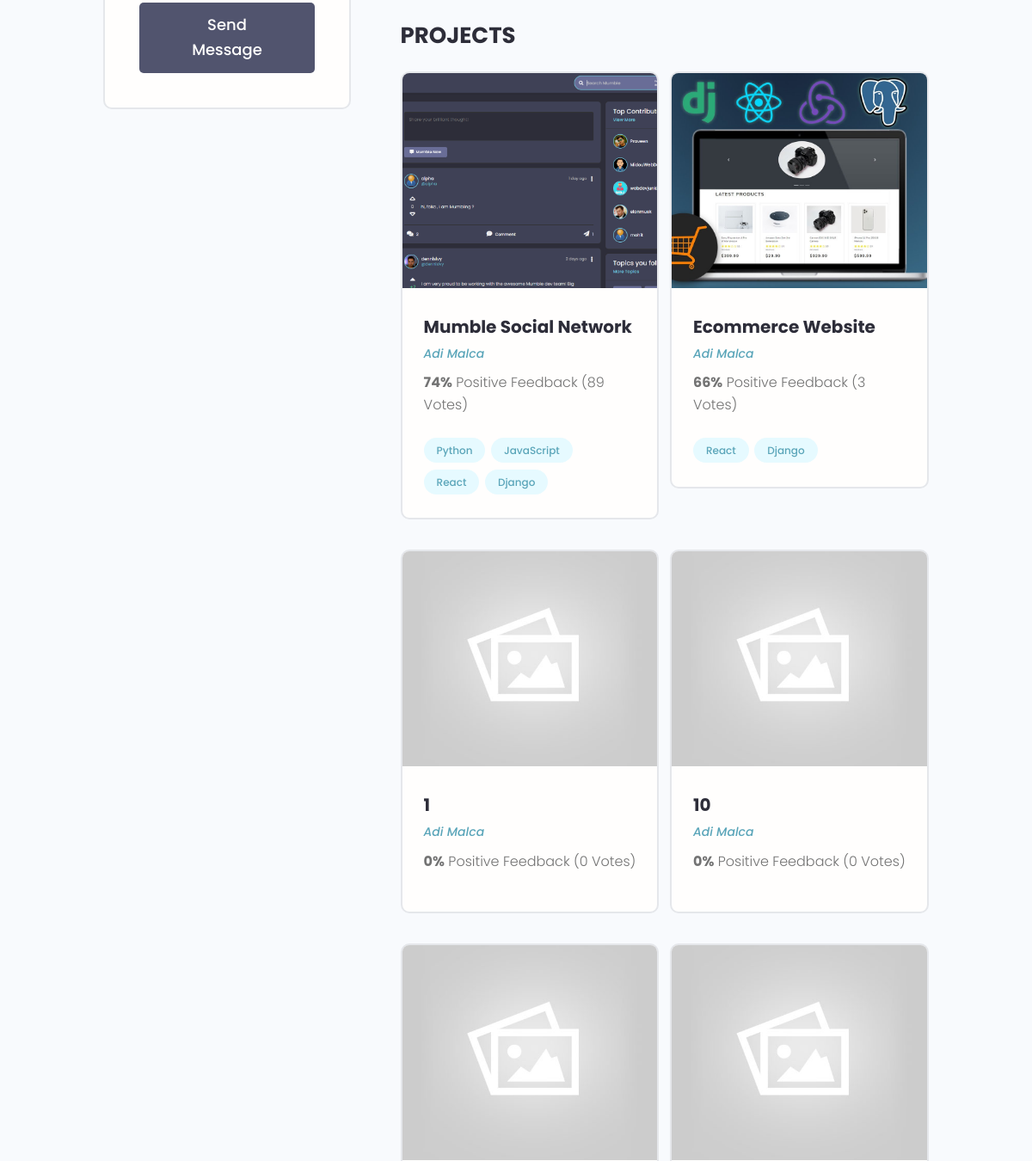
The page /profile/438e5cf8-a217-4fa4-ac24-8e92073e0fa1/ (middle part) on the database as committed earlier.
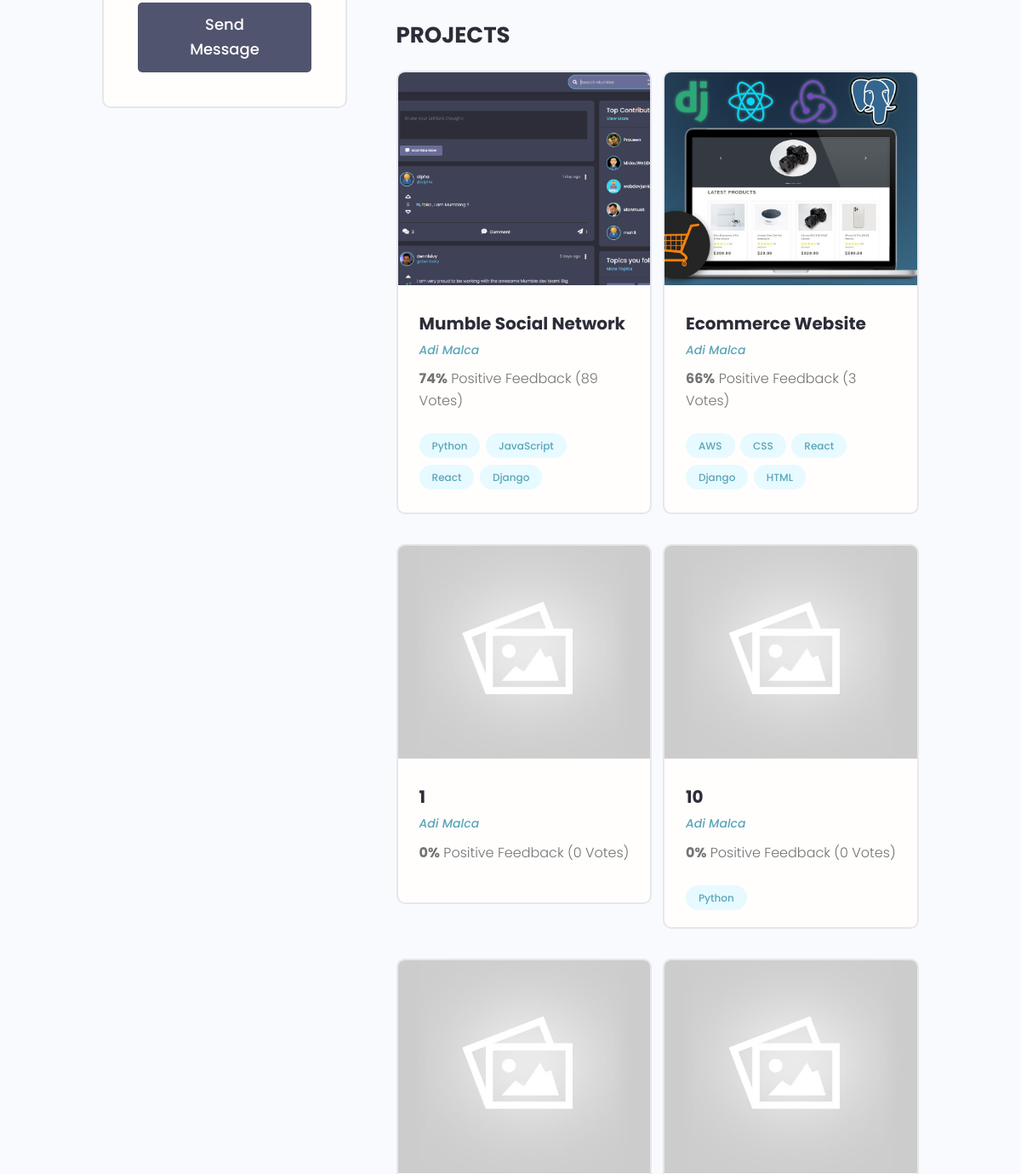
The same page on the database as committed later.
### projectsApp/models.py (models this page shows, shortened)
class Project(models.Model):
    owner = models.ForeignKey(Profile, null=True, blank=True, on_delete=models.CASCADE) # We want to connect a project to a specific user profile - many-to-one relationship
    title = models.CharField(max_length=200)   # By default null=False - required to enter data in this field (for the database)
    description = models.TextField(null=True, blank=True)  # Does NOT require to enter data in this field! blank is the same but for django form to be submitted! We can submit a form without adding this!
    featured_image = models.ImageField(null=True, blank=True, default="default.jpg") # B/c its in "images" folder no need to specify path, otherwise path needed
    demo_link = models.CharField(max_length=2000, null=True, blank=True)
    source_link = models.CharField(max_length=2000, null=True, blank=True)
    tags = models.ManyToManyField('Tag', blank=True)  # The tag can be connected to many models
    vote_total = models.IntegerField(default=0, null=True, blank=True)
    vote_ratio = models.IntegerField(default=0, null=True, blank=True)
    created = models.DateTimeField(auto_now_add=True)
    id = models.UUIDField(default=uuid.uuid4, unique=True, primary_key=True, editable=False)
    class Meta:
        ordering = ['-vote_ratio', '-vote_total', 'title']
    @property
    def imageURL(self):
        try:
            url = self.featured_image.url
        except:
            url = ''
        return url
    '''
    Anytime we trigger this method here we are going to calculate all this, get all these values
    and then simply update the instance of it in the database and save it.
    '''

class Tag(models.Model):
    name = models.CharField(max_length=200)
    created = models.DateTimeField(auto_now_add=True)
    id = models.UUIDField(default=uuid.uuid4, unique=True, primary_key=True, editable=False)
    def __str__(self):
        return self.name

### usersApp/models.py (models this page shows, shortened)
class Profile(models.Model):
    user = models.OneToOneField(User, on_delete=models.CASCADE, null=True, blank=True)
    name = models.CharField(max_length=200, blank=True, null=True)
    email = models.EmailField(max_length=500, blank=True, null=True)
    username = models.CharField(max_length=200, blank=True, null=True)
    location = models.CharField(max_length=200, blank=True, null=True)
    short_intro = models.CharField(max_length=200, blank=True, null=True)
    bio = models.TextField(blank=True, null=True)
    profile_image = models.ImageField(blank=True, null=True, upload_to="profiles/",
                                      default="profiles/user-default.png") # This will go in static/images folder and then in profiles folder and upload my pictures here. Again - we are uploading to the profiles folder and also getting the defualt from the profiles folder
    social_github = models.CharField(max_length=200, blank=True, null=True)
    social_twitter = models.CharField(max_length=200, blank=True, null=True)
    social_linkedin = models.CharField(max_length=200, blank=True, null=True)
    social_youtube = models.CharField(max_length=200, blank=True, null=True)
    social_website = models.CharField(max_length=200, blank=True, null=True)
    created = models.DateTimeField(auto_now_add=True)
    id = models.UUIDField(default=uuid.uuid4, unique=True, primary_key=True, editable=False)
    class Meta:
        ordering = ['created']
    @property
    def imageURL(self):
        try:
            url = self.profile_image.url
        except:
            url = ''
        return url

### usersApp/views.py (the view)
# urls.py: path('profile/<str:pk>/', views.userProfile, name="user-profile"),
def userProfile(request, pk):
    profile = Profile.objects.get(id=pk)
    skills_with_description =  profile.skill_set.exclude(description__exact="") # child model - profile.skill_set + if the skill does not have a description exclude it / filter it out!
    skills_no_description = profile.skill_set.filter(description="") # Every skill that has an empty string for the description, give it back!
    context = {'profile':profile, 'topSkills': skills_with_description, 'otherSkills': skills_no_description}
    return render(request, 'usersApp/user-profile.html', context)

### usersApp/templates/usersApp/user-profile.html (shortened to what this page needs)
{% extends 'main.html' %}
{% block content %}
  <main class="profile my-md">
    <div class="container">
      <div class="layout">
        <div class="column column--1of3">
          <div class="card text-center">
            <div class="card__body dev">
              {% if request.user.profile.id != profile.id %}
              <a href="{%url 'create-message' profile.id %}" class="btn btn--sub btn--lg">Send Message</a>
              {% endif %}
            </div>
          </div>
        </div>
        <div class="column column--2of3">
          <div class="devInfo">
            <h3 class="devInfo__title">Projects</h3>
            <div class="grid grid--two">
              {% for project in profile.project_set.all %}
              <div class="column">
                <div class="card project">
                  <a href="{% url 'project' project.id %}" class="project">
                    <img class="project__thumbnail" src="{{project.imageURL}}" alt="project thumbnail" />
                    <div class="card__body">
                      <h3 class="project__title">{{project.title}}</h3>
                      <p><a class="project__author" href="{% url 'user-profile' project.owner.id %}">{{project.owner.name}}</a></p>
                      <p class="project--rating">
                        <span style="font-weight: bold;">{{project.vote_ratio}}%</span> Positive
                        Feedback ({{project.vote_total}} Vote{{project.vote_total|pluralize:"s"}})
                      </p>
                      <div class="project__tags">
                        {% for tag in project.tags.all %}
                        <span class="tag tag--pill tag--main">
                          <small>{{tag}}</small>
                        </span>
                        {% endfor %}
                      </div>
                    </div>
                  </a>
                </div>
              </div>
              {% endfor %}
            </div>
          </div>
        </div>
      </div>
    </div>
  </main>
{% endblock content %}

Rows that differ between the two databases and show on the page:
added Tag: name "AWS", shown under Project "Ecommerce Website"
added Tag: name "CSS", shown under Project "Ecommerce Website"
added Tag: name "HTML", shown under Project "Ecommerce Website"
changed Project (number 4 of 6 on the later page): gains Tag (name "Python")
